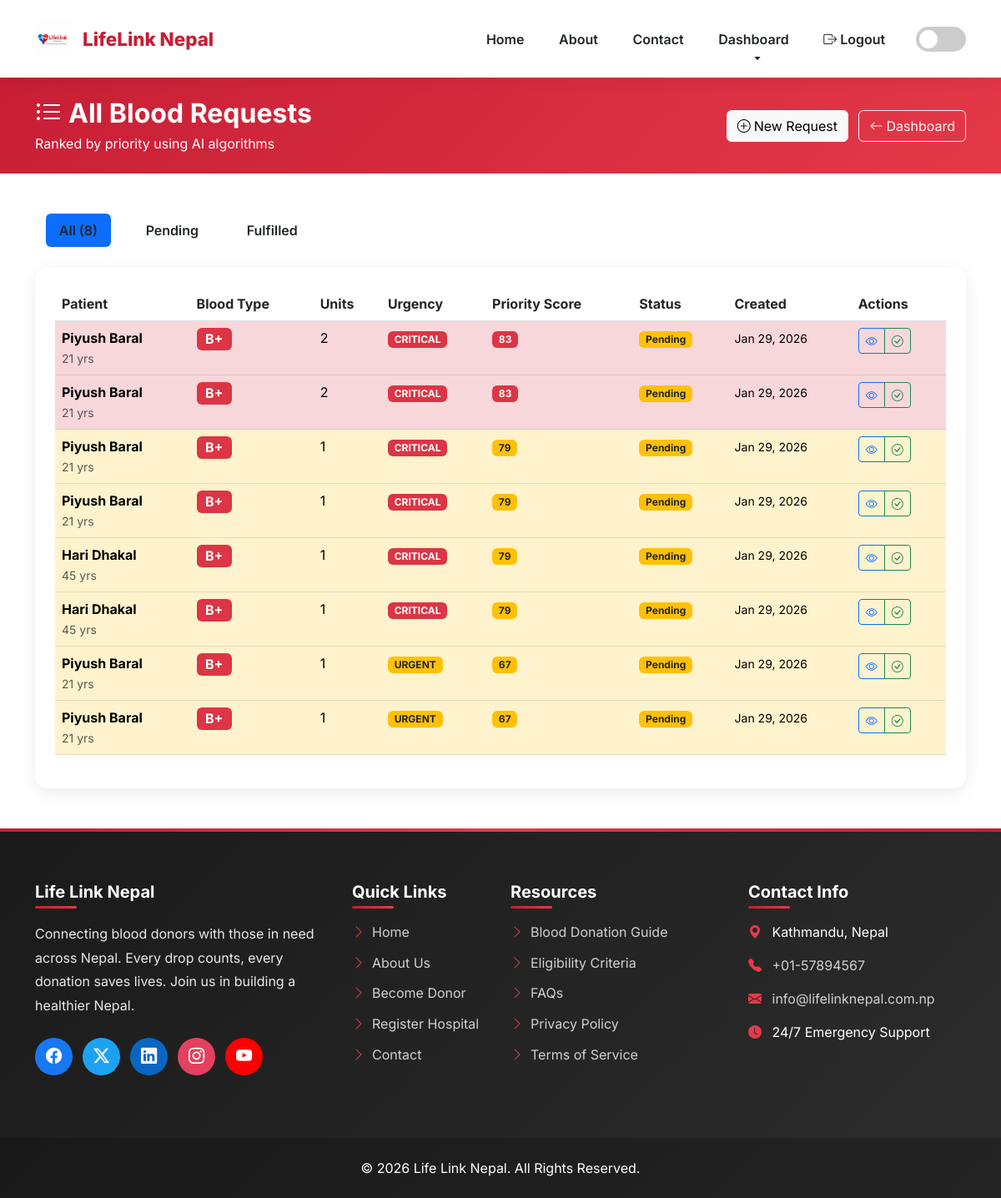
Page /hospitals/requests/ (signed in) on the earlier database version.
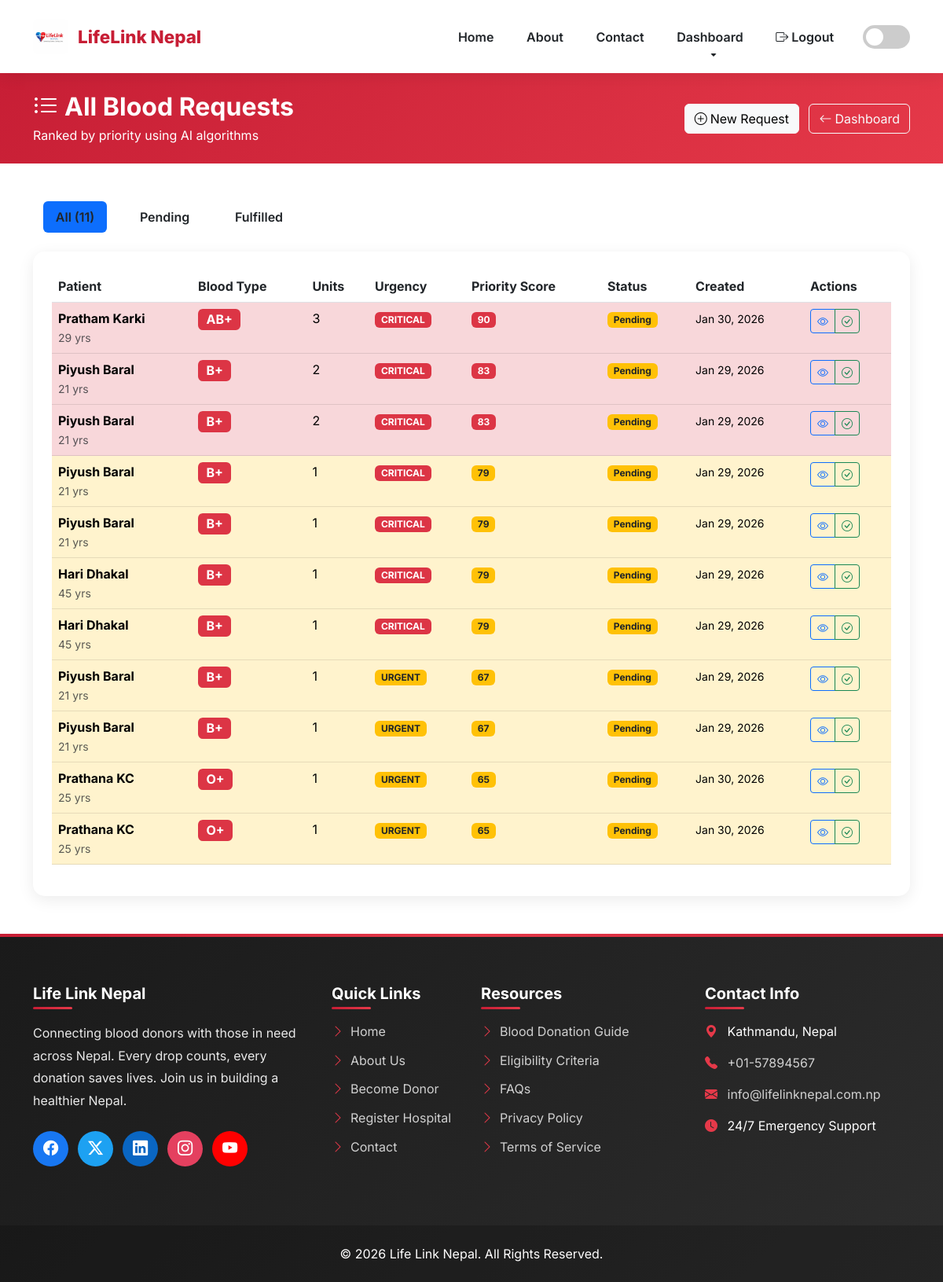
Same page on the later database version.
### hospitals/models.py (models this page shows, shortened)
class BloodRequest(models.Model):
    URGENCY_CHOICES = [
        ('critical', 'Critical - Life Threatening'),
        ('urgent', 'Urgent - Within 24 Hours'),
        ('normal', 'Normal - Within 48 Hours'),
    ]
    STATUS_CHOICES = [
        ('pending', 'Pending'),
        ('fulfilled', 'Fulfilled'),
        ('cancelled', 'Cancelled'),
    ]
    BLOOD_TYPE_CHOICES = [
        ('A+', 'A+'), ('A-', 'A-'),
        ('B+', 'B+'), ('B-', 'B-'),
        ('O+', 'O+'), ('O-', 'O-'),
        ('AB+', 'AB+'), ('AB-', 'AB-'),
    ]
    hospital = models.ForeignKey(HospitalProfile, on_delete=models.CASCADE, related_name='blood_requests')
    blood_type = models.CharField(max_length=3, choices=BLOOD_TYPE_CHOICES)
    units_needed = models.IntegerField(default=1)
    urgency_level = models.CharField(max_length=10, choices=URGENCY_CHOICES, default='normal')
    patient_name = models.CharField(max_length=200)
    patient_age = models.IntegerField(null=True, blank=True)
    condition = models.TextField(blank=True, help_text="Patient's medical condition")
    notes = models.TextField(blank=True)
    status = models.CharField(max_length=10, choices=STATUS_CHOICES, default='pending')
    created_at = models.DateTimeField(auto_now_add=True)
    updated_at = models.DateTimeField(auto_now=True)
    required_by = models.DateTimeField(null=True, blank=True)
    class Meta:
        ordering = ['-created_at']
        verbose_name = 'Blood Request'
        verbose_name_plural = 'Blood Requests'

### hospitals/views.py (the view)
# urls.py: path('requests/', views.all_blood_requests, name='all_blood_requests'),
@role_required('hospital')
def all_blood_requests(request):
    hospital_profile = request.user.hospitalprofile
    status = request.GET.get('status', 'all')
    blood_requests = BloodRequest.objects.filter(hospital=hospital_profile).order_by('-created_at')
    if status and status != 'all':
        allowed = ['pending', 'fulfilled', 'cancelled', 'matched', 'completed']
        if status in allowed:
            blood_requests = blood_requests.filter(status=status)
    ranked_requests = run_priority_algorithm(blood_requests)
    context = {
        'hospital': hospital_profile,
        'ranked_requests': ranked_requests,
        'status': status,
    }
    return render(request, 'hospitals/all_blood_requests.html', context)

### templates/hospitals/all_blood_requests.html (shortened to what this page needs)
{% extends 'base.html' %}
{% load static %}
{% block content %}
<section class="py-4" style="background: linear-gradient(135deg, #c71e35 0%, #e53949 100%);">
    <div class="container">
        <div class="d-flex justify-content-between align-items-center text-white flex-wrap">
            <div>
                <h2 class="fw-bold mb-1">
                    <i class="bi bi-list-ul me-2"></i>All Blood Requests
                </h2>
                <p class="mb-0">Ranked by priority using AI algorithms</p>
            </div>
            <div>
                <a href="{% url 'create_blood_request' %}" class="btn btn-light me-2">
                    <i class="bi bi-plus-circle me-1"></i>New Request
                </a>
                <a href="{% url 'hospital_dashboard' %}" class="btn btn-outline-light">
                    <i class="bi bi-arrow-left me-1"></i>Dashboard
                </a>
            </div>
        </div>
    </div>
</section>
<section class="py-5">
    <div class="container">
        {% if ranked_requests %}
            <ul class="nav nav-pills mb-4">
                <li class="nav-item">
                    <a class="nav-link active" href="?status=all">All ({{ ranked_requests|length }})</a>
                </li>
                <li class="nav-item">
                    <a class="nav-link" href="?status=pending">Pending</a>
                </li>
                <li class="nav-item">
                    <a class="nav-link" href="?status=fulfilled">Fulfilled</a>
                </li>
            </ul>
            <div class="info-card">
                <div class="table-responsive">
                    <table class="table table-hover">
                        <thead>
                            <tr>
                                <th>Patient</th>
                                <th>Blood Type</th>
                                <th>Units</th>
                                <th>Urgency</th>
                                <th>Priority Score</th>
                                <th>Status</th>
                                <th>Created</th>
                                <th>Actions</th>
                            </tr>
                        </thead>
                        <tbody>
                            {% for item in ranked_requests %}
                            <tr class="
                                {% if item.priority_level == 'critical' %}table-danger
                                {% elif item.priority_level == 'high' %}table-warning
                                {% endif %}">
                                <td>
                                    <strong>{{ item.request.patient_name }}</strong><br>
                                    <small class="text-muted">{{ item.request.patient_age|default:"N/A" }} yrs</small>
                                </td>
                                <td><span class="badge bg-danger fs-6">{{ item.request.blood_type }}</span></td>
                                <td>{{ item.request.units_needed }}</td>
                                <td>
                                    <span class="badge
                                        {% if item.request.urgency_level == 'critical' %}bg-danger
                                        {% elif item.request.urgency_level == 'urgent' %}bg-warning text-dark
                                        {% else %}bg-success{% endif %}">
                                        {{ item.request.urgency_level|upper }}
                                    </span>
                                </td>
                                <td>
                                    <span class="badge
                                        {% if item.priority_level == 'critical' %}bg-danger
                                        {% elif item.priority_level == 'high' %}bg-warning text-dark
                                        {% else %}bg-info{% endif %}">
                                        {{ item.priority_score|floatformat:0 }}
                                    </span>
                                </td>
                                <td>
                                    <span class="badge
                                        {% if item.request.status == 'fulfilled' %}bg-success
                                        {% elif item.request.status == 'pending' %}bg-warning text-dark
                                        {% else %}bg-secondary{% endif %}">
                                        {{ item.request.status|title }}
                                    </span>
                                </td>
                                <td>
                                    <small>{{ item.request.created_at|date:"M d, Y" }}</small>
                                </td>
                                <td>
                                    <div class="btn-group btn-group-sm">
                                        <a href="{% url 'view_blood_request' item.request.id %}"
                                           class="btn btn-outline-primary" title="View">
                                            <i class="bi bi-eye"></i>
                                        </a>
                                        {% if item.request.status == 'pending' %}
                                        <a href="{% url 'mark_fulfilled' item.request.id %}"
                                           class="btn btn-outline-success" title="Mark Fulfilled">
                                            <i class="bi bi-check-circle"></i>
                                        </a>
                                        {% endif %}
                                    </div>
                                </td>
                            </tr>
                            {% endfor %}
                        </tbody>
                    </table>
                </div>
            </div>
        {% endif %}
    </div>
</section>
{% endblock %}

### templates/base.html (shortened to what this page needs)
{% load static %}
<!DOCTYPE html>
<html lang="en">
<head>
    <link href="https://cdn.jsdelivr.net/npm/bootstrap@5.3.0/dist/css/bootstrap.min.css" rel="stylesheet">
    <link href="https://cdn.jsdelivr.net/npm/bootstrap-icons@1.11.0/font/bootstrap-icons.css" rel="stylesheet">
</head>
<body>
    <nav class="navbar navbar-expand-lg sticky-top">
        <div class="container">
            <a class="navbar-brand" href="{% url 'home' %}">
                <img src="{% static 'images/logo.jpeg' %}" alt="Logo" style="height:45px; border-radius: 8px;">
                <span>LifeLink Nepal</span>
            </a>
            <div class="collapse navbar-collapse" id="navbarNav">
                <ul class="navbar-nav ms-auto align-items-center">
                    <li class="nav-item"><a class="nav-link" href="{% url 'home' %}">Home</a></li>
                    <li class="nav-item"><a class="nav-link" href="{% url 'about' %}">About</a></li>
                    <li class="nav-item"><a class="nav-link" href="{% url 'contact' %}">Contact</a></li>
                    {% if user.is_authenticated %}
                        <li class="nav-item dropdown">
                            <a class="nav-link dropdown-toggle" href="#" id="dashboardDropdown" role="button" data-bs-toggle="dropdown">
                                Dashboard
                            </a>
                        </li>
                        <li class="nav-item">
                            <a class="nav-link text-danger" href="{% url 'accounts:logout' %}">
                                <i class="bi bi-box-arrow-right me-1"></i>Logout
                            </a>
                        </li>
                    {% endif %}
                    <li class="nav-item ms-3">
                        <label class="dark-mode-toggle">
                            <span class="slider"></span>
                        </label>
                    </li>
                </ul>
            </div>
        </div>
    </nav>
    <main>
        {% block content %}{% endblock %}
    </main>
    <footer>
        <div class="container">
            <div class="row">
                <div class="col-lg-4 col-md-6 mb-4">
                    <h5>Life Link Nepal</h5>
                    <p style="line-height: 1.8; color: rgba(255, 255, 255, 0.9);">Connecting blood donors with those in need across Nepal. Every drop counts, every donation saves lives. Join us in building a healthier Nepal.</p>
                    <div class="social-links mt-4">
                        <a href="https://www.facebook.com" target="_blank" class="social-icon facebook" aria-label="Facebook">
                            <i class="bi bi-facebook"></i>
                        </a>
                        <a href="https://www.twitter.com" target="_blank" class="social-icon twitter" aria-label="Twitter">
                            <i class="bi bi-twitter-x"></i>
                        </a>
                        <a href="https://www.linkedin.com" target="_blank" class="social-icon linkedin" aria-label="LinkedIn">
                            <i class="bi bi-linkedin"></i>
                        </a>
                        <a href="https://www.instagram.com" target="_blank" class="social-icon instagram" aria-label="Instagram">
                            <i class="bi bi-instagram"></i>
                        </a>
                        <a href="https://www.youtube.com" target="_blank" class="social-icon youtube" aria-label="YouTube">
                            <i class="bi bi-youtube"></i>
                        </a>
                    </div>
                </div>
                <div class="col-lg-2 col-md-6 mb-4">
                    <h5>Quick Links</h5>
                    <ul class="list-unstyled">
                        <li><a href="{% url 'home' %}"><i class="bi bi-chevron-right me-2"></i>Home</a></li>
                        <li><a href="{% url 'about' %}"><i class="bi bi-chevron-right me-2"></i>About Us</a></li>
                        <li><a href="{% url 'accounts:register' %}?type=donor"><i class="bi bi-chevron-right me-2"></i>Become Donor</a></li>
                        <li><a href="{% url 'accounts:register' %}?type=hospital"><i class="bi bi-chevron-right me-2"></i>Register Hospital</a></li>
                        <li><a href="{% url 'contact' %}"><i class="bi bi-chevron-right me-2"></i>Contact</a></li>
                    </ul>
                </div>
                <div class="col-lg-3 col-md-6 mb-4">
                    <h5>Resources</h5>
                    <ul class="list-unstyled">
                        <li><a href="#"><i class="bi bi-chevron-right me-2"></i>Blood Donation Guide</a></li>
                        <li><a href="#"><i class="bi bi-chevron-right me-2"></i>Eligibility Criteria</a></li>
                        <li><a href="#"><i class="bi bi-chevron-right me-2"></i>FAQs</a></li>
                        <li><a href="#"><i class="bi bi-chevron-right me-2"></i>Privacy Policy</a></li>
                        <li><a href="#"><i class="bi bi-chevron-right me-2"></i>Terms of Service</a></li>
                    </ul>
                </div>
                <div class="col-lg-3 col-md-6 mb-4">
                    <h5>Contact Info</h5>
                    <ul class="list-unstyled">
                        <li class="mb-3">
                            <i class="bi bi-geo-alt-fill me-2"></i>
                            <span>Kathmandu, Nepal</span>
                        </li>
                        <li class="mb-3">
                            <i class="bi bi-telephone-fill me-2"></i>
                            <a href="tel:+015789456">+01-57894567</a>
                        </li>
                        <li class="mb-3">
                            <i class="bi bi-envelope-fill me-2"></i>
                            <a href="mailto:info@lifelinknepal.com.np">info@lifelinknepal.com.np</a>
                        </li>
                        <li>
                            <i class="bi bi-clock-fill me-2"></i>
                            <span>24/7 Emergency Support</span>
                        </li>
                    </ul>
                </div>
            </div>
        </div>
        <div class="footer-bottom">
            <div class="container">
                <div class="row align-items-center">
                    <div class="col-12 text-center">
    <p class="mb-0">© 2026 Life Link Nepal. All Rights Reserved.</p>
</div>
            </div>
        </div>
    </footer>
</body>
</html>

Differences in the rows shown:
added BloodRequest: request.patient_name "Pratham Karki", request.patient_age "29", request.blood_type "AB+", request.units_needed "3", request.urgency_level "CRITICAL", priority_score "90", request.status "Pending", request.created_at "Jan 30, 2026"
added BloodRequest: request.patient_name "Prathana KC", request.patient_age "25", request.blood_type "O+", request.units_needed "1", request.urgency_level "URGENT", priority_score "65", request.status "Pending", request.created_at "Jan 30, 2026"
added BloodRequest: request.patient_name "Prathana KC", request.patient_age "25", request.blood_type "O+", request.units_needed "1", request.urgency_level "URGENT", priority_score "65", request.status "Pending", request.created_at "Jan 30, 2026"
Other differences:
{{ ranked_requests|length }}: "8" → "11"
